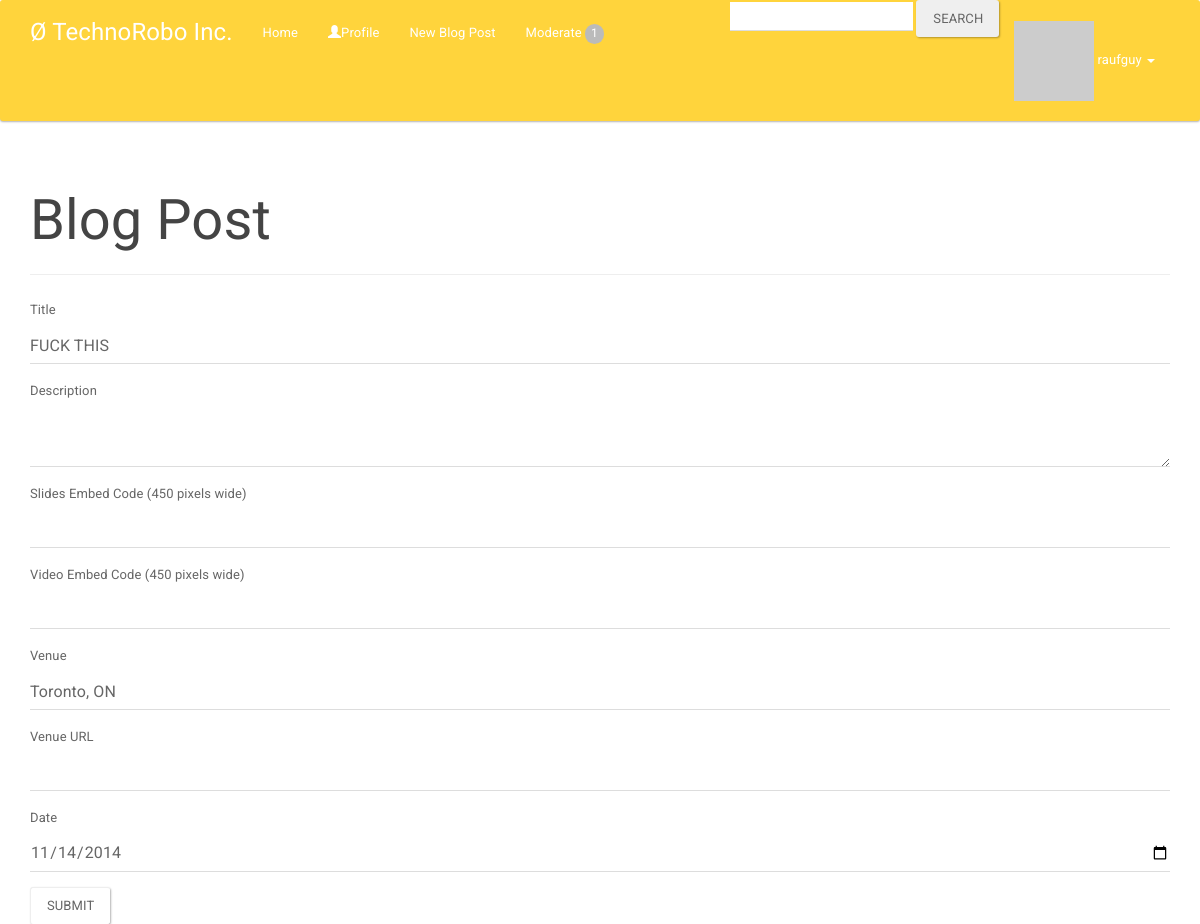
/edit/3 (signed in), run on the app's committed database.
### blogapp/models.py (models this page shows, shortened)
class User(UserMixin, db.Model):
    __tablename__ = 'users'
    id = db.Column(db.Integer, primary_key=True)
    email = db.Column(db.String(64),
                      nullable=False, unique=True, index=True)
    username = db.Column(db.String(64),
                         nullable=False, unique=True, index=True)
    is_admin = db.Column(db.Boolean)
    password_hash = db.Column(db.String(128))
    name = db.Column(db.String(64))
    location = db.Column(db.String(64))
    bio = db.Column(db.Text())
    member_since = db.Column(db.DateTime(), default=datetime.utcnow)
    last_seen = db.Column(db.DateTime)
    avatar_hash = db.Column(db.String(32))
    blogpost = db.relationship('BlogPost', lazy='dynamic', backref='author')
    comments = db.relationship('Comment', lazy='dynamic', backref='author')
    followed = db.relationship('User',
                               secondary=followers,
                               primaryjoin=(followers.c.follower_id == id),
                               secondaryjoin=(followers.c.followed_id == id),
                               backref=db.backref('followers', lazy='dynamic'),
                               lazy='dynamic')
    '''
    comment for ^^^^^^^^^^^^^^^^^^^^^^^^^^^^^^^^^^^^^^^^^^^^^^^^^^^^^^^^^
    'User' is the right side entity that is in this relationship (the left side entity is the parent class). Since we are defining a self-referential relationship we use the same class on both sides.
    secondary indicates the association table that is used for this relationship.
    primaryjoin indicates the condition that links the left side entity (the follower user) with the association table. Note that because the followers table is not a model there is a slightly odd syntax required to get to the field name.
    secondaryjoin indicates the condition that links the right side entity (the followed user) with the association table.
    backref defines how this relationship will be accessed from the right side entity. We said that for a given user the query named followed returns all the right side users that have the target user on the left side. The back reference will be called followers and will return all the left side users that are linked to the target user in the right side. The additional lazy argument indicates the execution mode for this query. A mode of dynamic sets up the query to not run until specifically requested. This is useful for performance reasons, and also because we will be able to take this query and modify it before it executes. More about this later.
    lazy is similar to the parameter of the same name in the backref, but this one applies to the regular query instead of the back reference.
    '''
    @property
    def password(self):
        raise AttributeError('password is not a readable attribute')
    def gravatar(self, size=100, default='identicon', rating='g'):
        if request.is_secure:
            url = 'https://secure.gravatar.com/avatar'
        else:
            url = 'http://www.gravatar.com/avatar'
        hash = self.avatar_hash or \
               hashlib.md5(self.email.encode('utf-8')).hexdigest()
        return '{url}/{hash}?s={size}&d={default}&r={rating}'.format(
            url=url, hash=hash, size=size, default=default, rating=rating)
    def for_moderation(self, admin=False):
        if admin and self.is_admin:
            return Comment.for_moderation()
        return Comment.query.join(BlogPost, Comment.blogpost_id == BlogPost.id).\
            filter(BlogPost.author == self).filter(Comment.approved == False)

class BlogPost(db.Model):
    __tablename__ = 'blogposts'
    __searchable__ = ['title', 'description']
    id = db.Column(db.Integer, primary_key=True)
    title = db.Column(db.String(128), nullable=False)
    description = db.Column(db.Text)
    slides = db.Column(db.Text())
    video = db.Column(db.Text ())
    user_id = db.Column(db.Integer, db.ForeignKey('users.id'))
    venue = db.Column(db.String(128))
    venue_url = db.Column(db.String(128))
    date = db.Column(db.DateTime())
    comments = db.relationship('Comment', lazy='dynamic', backref='blogpost')

### blogapp/blog/routes.py (the view)
@blog.route('/edit/<int:id>', methods=['GET', 'POST'])
@login_required
def edit_blogpost(id):
    ablogpost = BlogPost.query.get_or_404(id)
    if not current_user.is_admin and ablogpost.author != current_user:
        abort(403)
    form = BlogPostForm()
    if form.validate_on_submit():
        form.to_model(ablogpost)
        db.session.add(ablogpost)
        db.session.commit()
        flash('The blog post was updated successfully.')
        return redirect(url_for('blog.getblogpost', id=ablogpost.id))
    form.from_model(ablogpost)
    return render_template('blog/edit_blogpost.html', form=form)

### blogapp/blog/forms.py (shortened to what this page needs)
class SearchForm(Form):
    search = StringField('search', validators=[Required()])

class BlogPostForm(Form):
    title = StringField('Title', validators=[Required(), Length(1, 128)])
    description = TextAreaField('Description')
    slides = StringField('Slides Embed Code (450 pixels wide)')
    video = StringField('Video Embed Code (450 pixels wide)')
    venue = StringField('Venue',
                        validators=[Required(), Length(1, 128)])
    venue_url = StringField('Venue URL',
                            validators=[Optional(), Length(1, 128), URL()])
    date = DateField('Date')
    submit = SubmitField('Submit')
    def from_model(self, blogpost):
        self.title.data = blogpost.title
        self.description.data = blogpost.description
        self.slides.data = blogpost.slides
        self.video.data = blogpost.video
        self.venue.data = blogpost.venue
        self.venue_url.data = blogpost.venue_url
        self.date.data = blogpost.date

### blogapp/blog/routes.py (called while the page is built)
@blog.before_request
def before_request():
    g.user = current_user
    g.search_form = SearchForm()
    if g.user.is_authenticated():
        g.user.last_seen = datetime.utcnow()
        db.session.add(g.user)
        db.session.commit()

@blog.after_request
def after_request(response):
    for query in get_debug_queries():
        if query.duration >= current_app.config['DATABASE_QUERY_TIMEOUT']:
            current_app._get_current_object().logger.warning("SLOW QUERY: %s\nParameters: %s\nDuration: %fs\nContext: %s\n" % (query.statement, query.parameters, query.duration, query.context))
    return response

### blogapp/models.py (called while the page is built)
@login_manager.user_loader
def load_user(user_id):
    return User.query.get(int(user_id))

### blogapp/templates/blog/edit_blogpost.html
{% extends "base.html" %}
{% import "bootstrap/wtf.html" as wtf %}
{% block page_content %}
<div class="page-header">
    <h1>Blog Post</h1>
</div>
{{ wtf.quick_form(form) }}
{% endblock %}

### blogapp/templates/base.html (shortened to what this page needs)
{% extends "bootstrap/base.html" %}
{% block head %}
{{ super() }}
<link rel="stylesheet" type="text/css" href="{{ url_for('static', filename='styles.css') }}">
<link rel="stylesheet" type="text/css" href="{{ url_for('static', filename='navbarstyles.css') }}">
<link rel="stylesheet" type="text/css" href="{{ url_for('static', filename='bootstrap.min.css') }}">
{% endblock %}
{% block navbar %}
<div class="navbar navbar-custom" role="navigation">
    <div class="container">
        <div class="navbar-header">
            <a class="navbar-brand" href="{{ url_for('blog.index') }}">&#216 TechnoRobo Inc.  </a>
        </div>
        <div class="collapse navbar-collapse" id="bs-example-navbar-collapse-1">
            <ul class="nav navbar-nav">
                <li><a href="{{ url_for('blog.index') }}">Home</a></li>
                {% if current_user.is_authenticated() %}
                <li><a href="{{ url_for('blog.user', username=current_user.username) }}"><span class="glyphicon glyphicon-user"></span>Profile</a></li>
                <li><a href="{{ url_for('blog.new_blogpost') }}">New Blog Post</a></li>
                {% set moderation_count = current_user.for_moderation().count() %}
                <li>
                    <a href="{{ url_for('blog.moderate') }}">Moderate
                        {% if moderation_count %}
                        <span class="badge badge-red">{{ moderation_count }}</span>
                        {% endif %}
                    </a>
                </li>
                {% endif %}
            </ul>
            <ul class="nav navbar-nav navbar-right">
                <li><form class="form-search" action="{{ url_for('blog.search') }}" method="post" name="search">{{ g.search_form.hidden_tag() }}{{ g.search_form.search(size=20) }}
  <button type="submit" class="btn">Search</button></form></li>
                {% if not current_user.is_authenticated() %}
                <li><a href="{{ url_for('auth.login') }}"><span class="glyphicon glyphicon-log-in"></span>Author Login</a></li>
                {% else %}
                 <li class="dropdown">
                    <a href="#" class="dropdown-toggle" data-toggle="dropdown"><img src="{{ current_user.gravatar(size=18) }}"> {{ current_user.username }} <b class="caret"></b></a>
                </li>
                {% endif %}
            </ul>
        </div>
    </div>
</div>
{% endblock %}
{% block content %}
<div class="container">
{% block page_content %}{% endblock %}
</div>
{% endblock %}

### blogapp/static/styles.css (style rules this page uses)
.badge-red { background-color:#d44; }

### blogapp/static/navbarstyles.css (style rules this page uses)
.navbar-custom { background-color: #ffd43c; border-color: #ffcd1b; }
.navbar-custom .navbar-brand { color: #ffffff; }
.navbar-custom .navbar-nav > li > a { color: #ffffff; }
.navbar-custom .navbar-collapse, .navbar-custom .navbar-form { border-color: #ffcc18; }
.navbar-custom .navbar-nav > .dropdown > a .caret { border-top-color: #ffffff; border-bottom-color: #ffffff; }

### data on the page
User: username "raufguy"
BlogPost: title "FUCK THIS", venue "Toronto, ON", date "11/14/2014"

### other printed values
{{ moderation_count }} "1"
